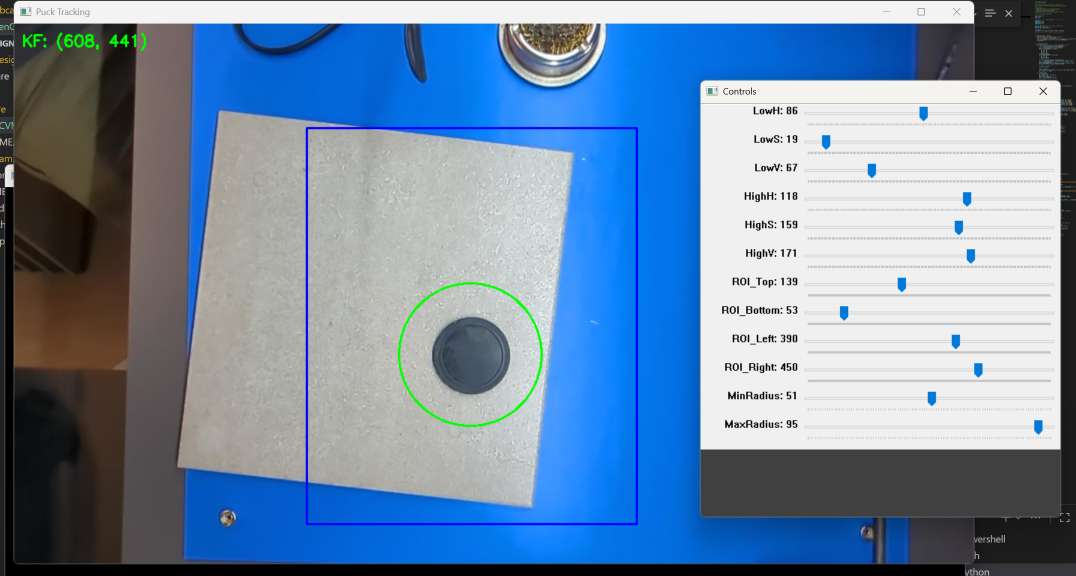
#> input picture Photos/Better settings.png, 2152 x 1152 px, given in place of the camera (shown at 1/2 size)
$ python OpenCVModel.py   (older library calls are emulated)
#> lines starting #> are read from the running program, lines starting #| are printed output that depends on the picture; after the words box and inside, x2 and y2 are one past the last pixel; in counts of white or black regions, pixels touching at a corner belong together
# Air Hockey Puck Tracker (Classical CV + Kalman + ROI)
# with interactive sliders for quick tuning (HSV, ROI, Radius)
# ROI: Region Of Interest
# pip install opencv-python numpy

import numpy as np
import time
import cv2
from statistics import mean
import tkinter as tk
from tkinter import messagebox

# -------------------- USER SETTINGS --------------------
CAM_INDEX = 0
FRAME_WIDTH = 1280
FRAME_HEIGHT = 720
TARGET_FPS = 90
TRACK_LIGHT = True  # Track light-colored puck if True, dark if False
MIN_SOLIDITY = 0.85  # Minimum solidity (area/convex hull area ratio)
MAX_ASPECT_RATIO = 1.2  # Maximum allowed aspect ratio (width/height)
MAX_VELOCITY = 1000  # Maximum allowed velocity in pixels/second
MIN_DETECTION_SCORE = 0.7  # Minimum score to consider a detection valid

# Initial HSV bounds (looser for slightly brighter puck)
PUCK_HSV_LOW  = [0, 0, 0]
PUCK_HSV_HIGH = [180, 120, 150]

# ROI defaults
ROI_MARGINS = dict(top=60, bottom=60, left=200, right=450)


# -----------------------------------------------------
# Helper to create ROI mask
def make_roi_mask(h, w, margins):
    """Build a uint8 mask: 255 inside ROI, 0 outside."""
    # Convert dimensions to integers
    h = int(h)
    w = int(w)

    # Create mask with correct dimensions
    mask = np.zeros((h, w), dtype=np.uint8)

    # Convert margin values to integers
    t = int(margins["top"])
    b = int(margins["bottom"])
    l = int(margins["left"])
    r = int(margins["right"])

    # Draw rectangle on mask (everything outside will be black)
    # Note: points are (x,y) format
    roi_points = np.array([
        [l, t],  # Top left
        [w-r, t],  # Top right
        [w-r, h-b],  # Bottom right
        [l, h-b]  # Bottom left
    ], dtype=np.int32)

    # Fill the ROI region with white
    cv2.fillPoly(mask, [roi_points], 255)

    return mask

# Simple 2D constant-velocity Kalman filter
class ConstantVelocityKF:
    """4-state Kalman filter: [x, y, vx, vy], measurement: [x, y]."""
    def __init__(self, init_xy=None, process_noise_pos=1e-2,
                 process_noise_vel=5e-1, meas_noise=3.0):
        self.kf = cv2.KalmanFilter(4, 2, 0, cv2.CV_32F)
        self.kf.transitionMatrix = np.array([
            [1, 0, 1, 0],
            [0, 1, 0, 1],
            [0, 0, 1, 0],
            [0, 0, 0, 1],
        ], dtype=np.float32)
        self.kf.measurementMatrix = np.array([
            [1, 0, 0, 0],
            [0, 1, 0, 0],
        ], dtype=np.float32)

        q = np.diag([process_noise_pos, process_noise_pos,
                     process_noise_vel, process_noise_vel]).astype(np.float32)
        self.kf.processNoiseCov = q
        self.kf.measurementNoiseCov = (meas_noise * np.eye(2, dtype=np.float32))
        self.kf.errorCovPost = np.eye(4, dtype=np.float32)

        if init_xy is not None:
            x, y = init_xy
        else:
            x, y = 0.0, 0.0
        self.kf.statePost = np.array([[x], [y], [0.0], [0.0]], dtype=np.float32)
        self._last_t = time.time()

    # [11 lines left out: functions _update_dt, predict, not called in this run]

    def correct(self, meas_x, meas_y):
        measurement = np.array([[np.float32(meas_x)], [np.float32(meas_y)]],
                               dtype=np.float32)
        est = self.kf.correct(measurement)
        return [float(est[i, 0]) for i in range(4)]


# ------------------ END OF KF CLASS -------------------
def nothing(x):
    pass

# Set up trackbars for HSV, ROI, radius
def setup_trackbars(h, w):
    cv2.namedWindow("Controls", cv2.WINDOW_NORMAL)
    cv2.namedWindow("HSV Debug", cv2.WINDOW_NORMAL)

    # Add tracking mode switch
    cv2.createTrackbar("Track Light/Dark", "Controls", 1, 1, nothing)

    # HSV thresholds
    cv2.createTrackbar("LowH", "Controls", PUCK_HSV_LOW[0], 180, nothing)
    cv2.createTrackbar("LowS", "Controls", PUCK_HSV_LOW[1], 255, nothing)
    cv2.createTrackbar("LowV", "Controls", PUCK_HSV_LOW[2], 255, nothing)
    cv2.createTrackbar("HighH", "Controls", PUCK_HSV_HIGH[0], 180, nothing)
    cv2.createTrackbar("HighS", "Controls", PUCK_HSV_HIGH[1], 255, nothing)
    cv2.createTrackbar("HighV", "Controls", PUCK_HSV_HIGH[2], 255, nothing)

    # ROI sliders
    cv2.createTrackbar("ROI_Top", "Controls", ROI_MARGINS["top"], h//2, nothing)
    cv2.createTrackbar("ROI_Bottom", "Controls", ROI_MARGINS["bottom"], h//2, nothing)
    cv2.createTrackbar("ROI_Left", "Controls", ROI_MARGINS["left"], w//2, nothing)
    cv2.createTrackbar("ROI_Right", "Controls", ROI_MARGINS["right"], w//2, nothing)

    # Radius filtering sliders
    cv2.createTrackbar("MinRadius", "Controls", 10, 100, nothing)
    cv2.createTrackbar("MaxRadius", "Controls", 40, 100, nothing)

# Read trackbar positions
def update_params(h, w):
    track_light = cv2.getTrackbarPos("Track Light/Dark", "Controls") == 1
    lowH = cv2.getTrackbarPos("LowH", "Controls")
    lowS = cv2.getTrackbarPos("LowS", "Controls")
    lowV = cv2.getTrackbarPos("LowV", "Controls")
    highH = cv2.getTrackbarPos("HighH", "Controls")
    highS = cv2.getTrackbarPos("HighS", "Controls")
    highV = cv2.getTrackbarPos("HighV", "Controls")

    roi_top = cv2.getTrackbarPos("ROI_Top", "Controls")
    roi_bottom = cv2.getTrackbarPos("ROI_Bottom", "Controls")
    roi_left = cv2.getTrackbarPos("ROI_Left", "Controls")
    roi_right = cv2.getTrackbarPos("ROI_Right", "Controls")

    min_radius = cv2.getTrackbarPos("MinRadius", "Controls")
    max_radius = cv2.getTrackbarPos("MaxRadius", "Controls")

    margins = dict(top=roi_top, bottom=roi_bottom,
                   left=roi_left, right=roi_right)

    return (np.array([lowH, lowS, lowV]),
            np.array([highH, highS, highV]),
            margins,
            min_radius,
            max_radius,
            track_light)


def main():
    cap = cv2.VideoCapture(CAM_INDEX)
    cap.set(cv2.CAP_PROP_FRAME_WIDTH, FRAME_WIDTH)
    cap.set(cv2.CAP_PROP_FRAME_HEIGHT, FRAME_HEIGHT)
    cap.set(cv2.CAP_PROP_FPS, TARGET_FPS)

    last_valid_pos = None
    last_valid_time = time.time()

    if not cap.isOpened():
        print("Error: cannot open camera")
        return

    ret, frame = cap.read()
#> frame is the input picture: shape (1152, 2152, 3); mean B, G, R 167.8, 140, 114.7
    if not ret:
        print("Error: cannot read from camera")
        return

    h, w = frame.shape[:2]
    kf = ConstantVelocityKF(init_xy=(w / 2, h / 2))

    # if combined.shape[:2] != roi_mask.shape[:2]:
    #     roi_mask = cv2.resize(roi_mask, (combined.shape[1], combined.shape[0]))

    fps_t = time.time()
    last_print_t = 0.0

    # Setup sliders
    setup_trackbars(h, w)


    while True:
        ret, frame = cap.read()
        if not ret:
            break

        # Read sliders each loop
        lowHSV, highHSV, margins, min_r, max_r, track_light = update_params(h, w)

        roi_mask = make_roi_mask(h, w, margins)
#> in make_roi_mask, `cv2.fillPoly(mask, [roi_points], 255)`:
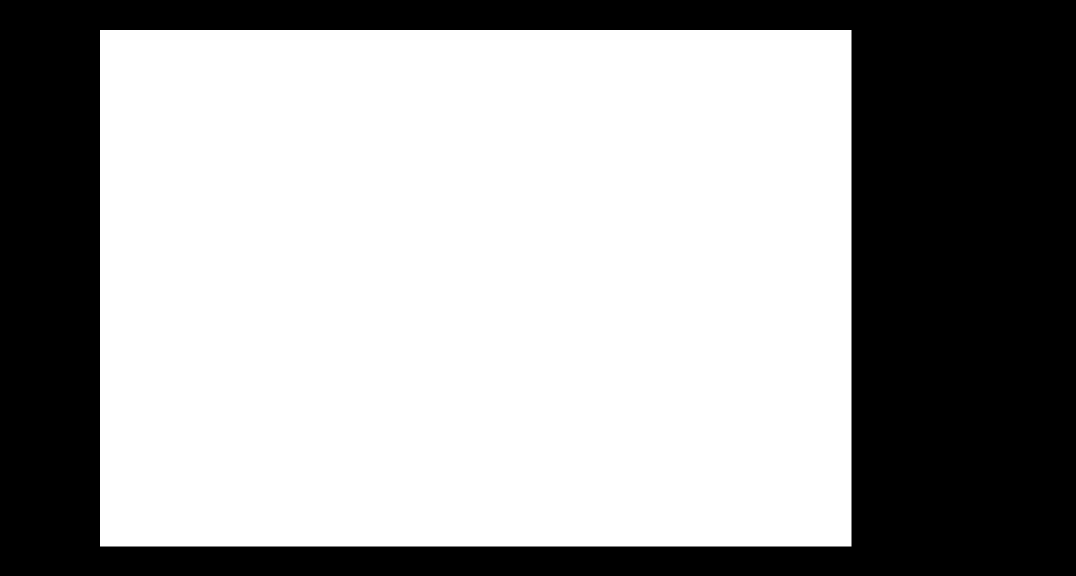
#> mask: shape (1152, 2152) (shown at 1/2 size); 62.6% white; 1 black region, box (x1, y1, x2, y2) and area: (0, 0, 2152, 1152) 926505

        blurred = cv2.GaussianBlur(frame, (5, 5), 0)
        hsv = cv2.cvtColor(blurred, cv2.COLOR_BGR2HSV)
#> hsv: shape (1152, 2152, 3); mean H, S, V 49.9, 80.8, 172.7

        # --- Color threshold ---
        mask_color = cv2.inRange(hsv, lowHSV, highHSV)
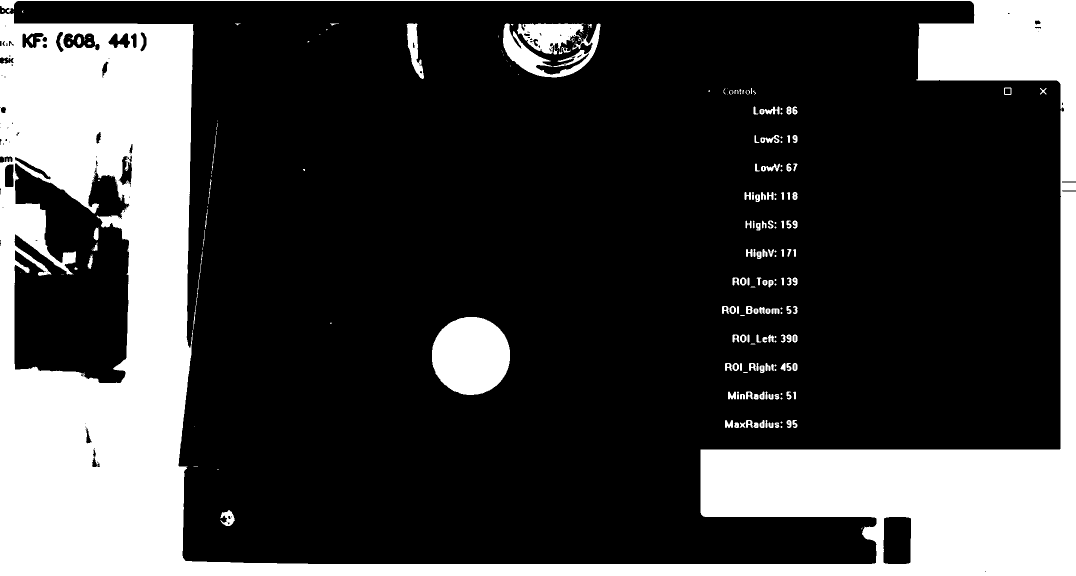
#> mask_color: shape (1152, 2152) (shown at 1/2 size); 25.3% white; 223 white regions (96 under 20 px), largest, box (x1, y1, x2, y2) and area: (0, 0, 2152, 1152) 581839, (864, 634, 1020, 790) 19239, (1006, 47, 1201, 155) 6231
        if not track_light:
            mask_color = cv2.bitwise_not(mask_color)

        # --- Adaptive threshold fallback ---
        gray = cv2.cvtColor(blurred, cv2.COLOR_BGR2GRAY)
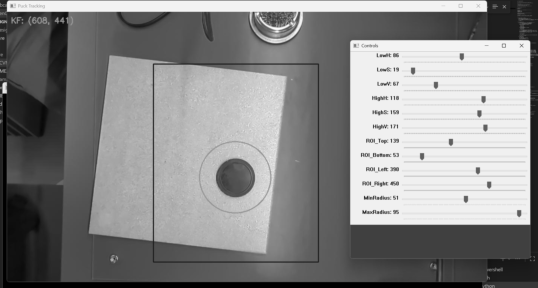
#> gray: shape (1152, 2152) (shown at 1/4 size); min 0, max 254, mean 135.6
        adaptive = cv2.adaptiveThreshold(
            gray, 255, cv2.ADAPTIVE_THRESH_GAUSSIAN_C, cv2.THRESH_BINARY_INV, 15, 5
        )
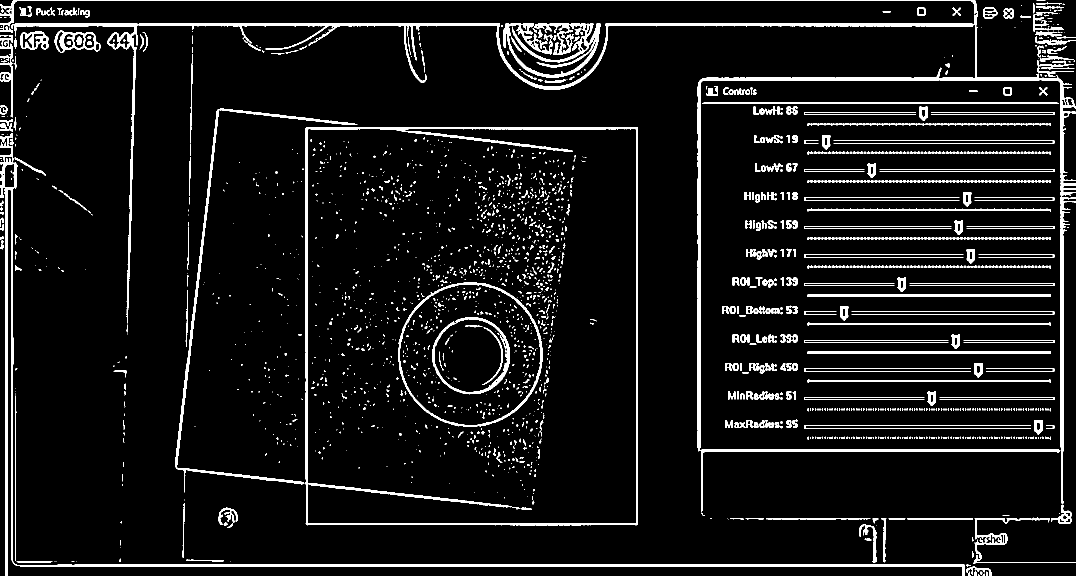
#> adaptive: shape (1152, 2152) (shown at 1/2 size); 7% white; 2365 white regions (1706 under 20 px), largest, box (x1, y1, x2, y2) and area: (0, 0, 2152, 1024) 39309, (611, 254, 1276, 1051) 16157, (0, 266, 1930, 1152) 15604

        # Combine (color OR adaptive), then ROI
        combined = cv2.bitwise_or(mask_color, adaptive)
#> combined: shape (1152, 2152); 29.3% white; 2153 white regions (1592 under 20 px), largest, box (x1, y1, x2, y2) and area: (0, 0, 2152, 1152) 608558, (864, 634, 1020, 790) 19240, (611, 254, 1276, 1051) 16157
        roi_mask = make_roi_mask(frame.shape[0], frame.shape[1], margins)

        if combined.shape[:2] != roi_mask.shape[:2]:
            roi_mask = cv2.resize(roi_mask, (combined.shape[1], combined.shape[0]))
        combined = cv2.bitwise_and(combined, roi_mask)
#> combined: shape (1152, 2152); 12.1% white; 1689 white regions (1341 under 20 px), largest, box (x1, y1, x2, y2) and area: (200, 60, 715, 1093) 165059, (1395, 155, 1703, 1034) 46829, (864, 634, 1020, 790) 19240

        # Morphological cleanup
        kernel_open = np.ones((3, 3), np.uint8)  # Smaller kernel for opening
        kernel_close = np.ones((5, 5), np.uint8)  # Larger kernel for closing

        combined = cv2.morphologyEx(combined, cv2.MORPH_OPEN, kernel_open)
#> combined: shape (1152, 2152); 11.6% white; 628 white regions (383 under 20 px), largest, box (x1, y1, x2, y2) and area: (200, 60, 608, 1093) 163569, (1401, 899, 1703, 1034) 40745, (864, 634, 1020, 790) 19240
        combined = cv2.morphologyEx(combined, cv2.MORPH_CLOSE, kernel_close)
#> combined: shape (1152, 2152); 11.8% white; 385 white regions (262 under 20 px), largest, box (x1, y1, x2, y2) and area: (200, 60, 1276, 1093) 181408, (1395, 155, 1703, 1034) 46853, (864, 634, 1020, 790) 19240
        combined = cv2.morphologyEx(combined, cv2.MORPH_ERODE, kernel_open)
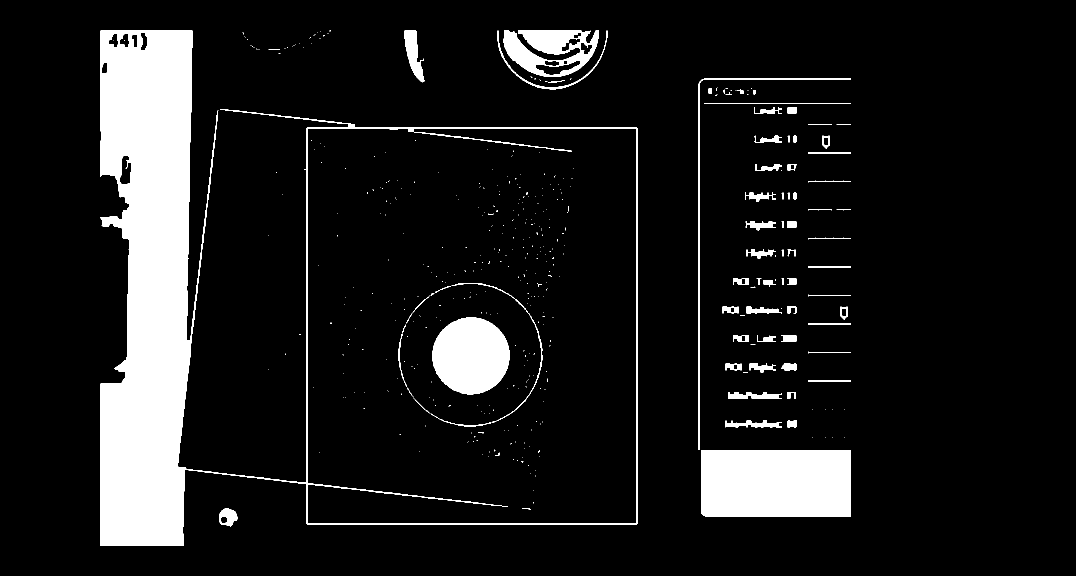
#> combined: shape (1152, 2152) (shown at 1/2 size); 10.5% white; 450 white regions (378 under 20 px)

        # --- Find puck candidate ---
        contours, _ = cv2.findContours(combined, cv2.RETR_EXTERNAL, cv2.CHAIN_APPROX_SIMPLE)
#> contours = 133 contours, 84 with area under 20; largest, box (x1, y1, x2, y2) and area: (201, 61, 1275, 1092) 684726, (1402, 900, 1702, 1033) 39446, (1007, 61, 1198, 154) 11732, (1396, 156, 1702, 900) 2948, (809, 61, 850, 165) 1960

        meas = None
        best_score = -1.0

        # Evaluate contours, pick best circular one within size range
        for cnt in contours:
            (x, y), rad = cv2.minEnclosingCircle(cnt)
            if rad < min_r or rad > max_r:
                continue

            area = cv2.contourArea(cnt)
            perimeter = max(1.0, cv2.arcLength(cnt, True))
            circularity = 4.0 * np.pi * (area / (perimeter * perimeter))
            score = circularity
            if score > best_score:
                best_score = score
                meas = (float(x), float(y), float(rad))

            rect = cv2.minAreaRect(cnt)
            w, h = rect[1]
            if w == 0 or h == 0:
                continue

            # Check aspect ratio
            aspect_ratio = max(w, h) / min(w, h)
            if aspect_ratio > MAX_ASPECT_RATIO:
                continue

            # Check solidity
            hull = cv2.convexHull(cnt)
            hull_area = cv2.contourArea(hull)
            if hull_area > 0:
                solidity = area / hull_area
                if solidity < MIN_SOLIDITY:
                    continue

            # Adjust scoring to include these metrics
            circularity = 4.0 * np.pi * (area / (perimeter * perimeter))
            score = circularity * (1.0 - (aspect_ratio - 1.0)) * solidity

            if score > best_score:
                best_score = score
                meas = (float(x), float(y), float(rad))
#> this loop made 133 passes
#> (x, y, rad, area, perimeter, best_score) on pass 1: (455.4, 1034.7, 18.9, 918.5, 125.8, 0.729)
#> after the loop, best_score = 0.745

        # Kalman predict + correct
        if meas is not None and best_score > MIN_DETECTION_SCORE:
            current_time = time.time()
            if last_valid_pos is not None:
                # Check if movement is physically possible
                dx = meas[0] - last_valid_pos[0]
                dy = meas[1] - last_valid_pos[1]
                dt = current_time - last_valid_time
                velocity = np.sqrt(dx*dx + dy*dy) / dt

                if velocity > MAX_VELOCITY:
                    meas = None  # Reject physically impossible movements
                else:
                    last_valid_pos = (meas[0], meas[1])
                    last_valid_time = current_time
                    fx, fy, vx, vy = kf.correct(meas[0], meas[1])
            else:
                last_valid_pos = (meas[0], meas[1])
#> last_valid_pos = (1583.5, 220)
                last_valid_time = current_time
                fx, fy, vx, vy = kf.correct(meas[0], meas[1])
#> fx = 0; fy = 0; vx = 0; vy = 0
        else:
            fx, fy, vx, vy = kf.predict()

        # Visualization
        vis = frame.copy()
        cv2.circle(vis, (int(fx), int(fy)), int(max_r), (0, 255, 0), 2)
#> vis: shape (1152, 2152, 3); 0.01% of pixels changed, all inside (x1, y1, x2, y2) = (0, 0, 42, 42)
        cv2.rectangle(vis,
                     pt1=(int(margins["left"]), int(margins["top"])),
                     pt2=(int(w - margins["right"]), int(h - margins["bottom"])),
                     color=(255, 0, 0),
                     thickness=2)
#> vis: shape (1152, 2152, 3); mean B, G, R 167.8, 140, 114.7
        cv2.putText(vis, f"KF: ({int(fx)}, {int(fy)})", (10, 30),
                    cv2.FONT_HERSHEY_SIMPLEX, 0.7, (0, 255, 0), 2)
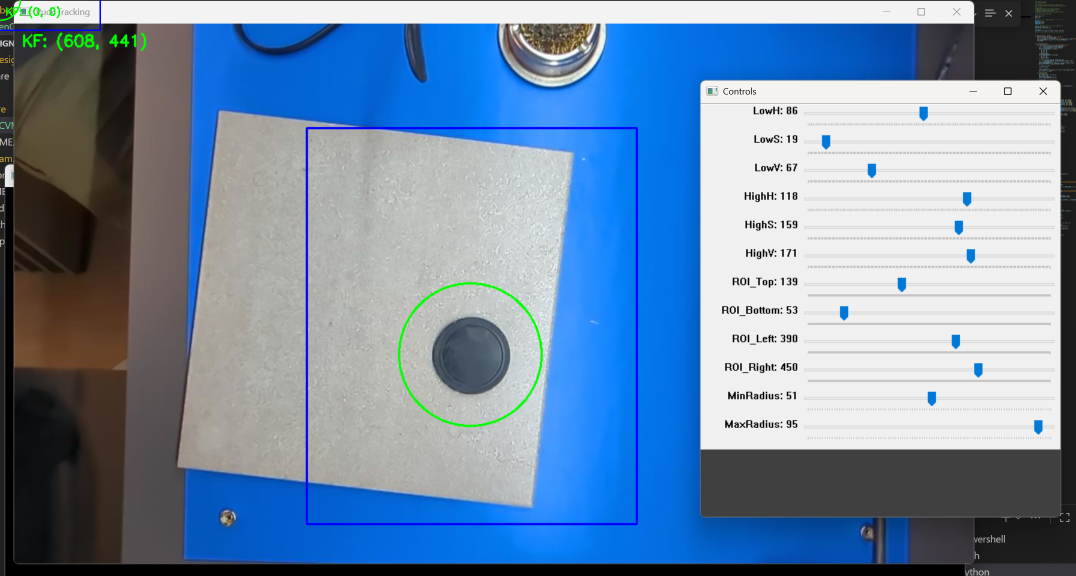
#> vis: shape (1152, 2152, 3) (shown at 1/2 size); mean B, G, R 167.8, 140, 114.6

        hsv_channels = cv2.split(hsv)
        hsv_vis = np.hstack([
        cv2.cvtColor(hsv_channels[0], cv2.COLOR_GRAY2BGR),  # H channel
        cv2.cvtColor(hsv_channels[1], cv2.COLOR_GRAY2BGR),  # S channel
        cv2.cvtColor(hsv_channels[2], cv2.COLOR_GRAY2BGR)   # V channel
    ])
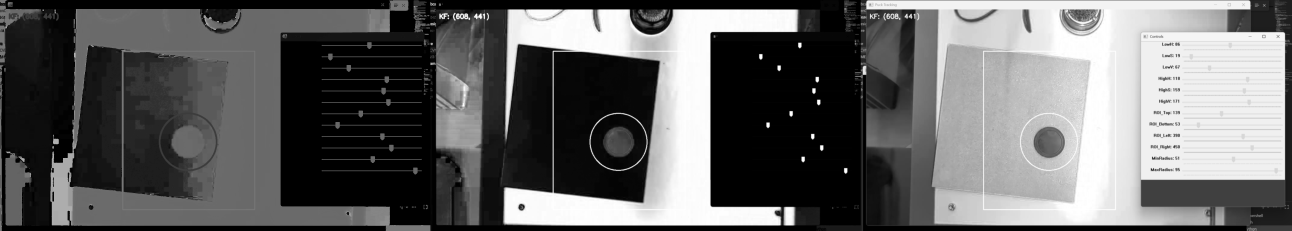
#> hsv_vis: shape (1152, 6456, 3) (shown at 1/5 size); min 0, max 255, mean 101.1

        cv2.imshow("HSV Debug", hsv_vis)
        cv2.imshow("Mask", combined)
        cv2.imshow("Puck Tracking", vis)

        now = time.time()
        # Print at most TARGET_FPS lines per second
        if now - last_print_t >= 1.0 / max(1, TARGET_FPS):
            print(f"{int(fx)},{int(fy)}", flush=True)
#| 0,0
            last_print_t = now

        key = cv2.waitKey(1) & 0xFF
#> (key q is pressed here)
        if key == 27 or key == ord('q'):
            break

        fps_t = now

    cap.release()
    cv2.destroyAllWindows()


if __name__ == "__main__":
    main()
